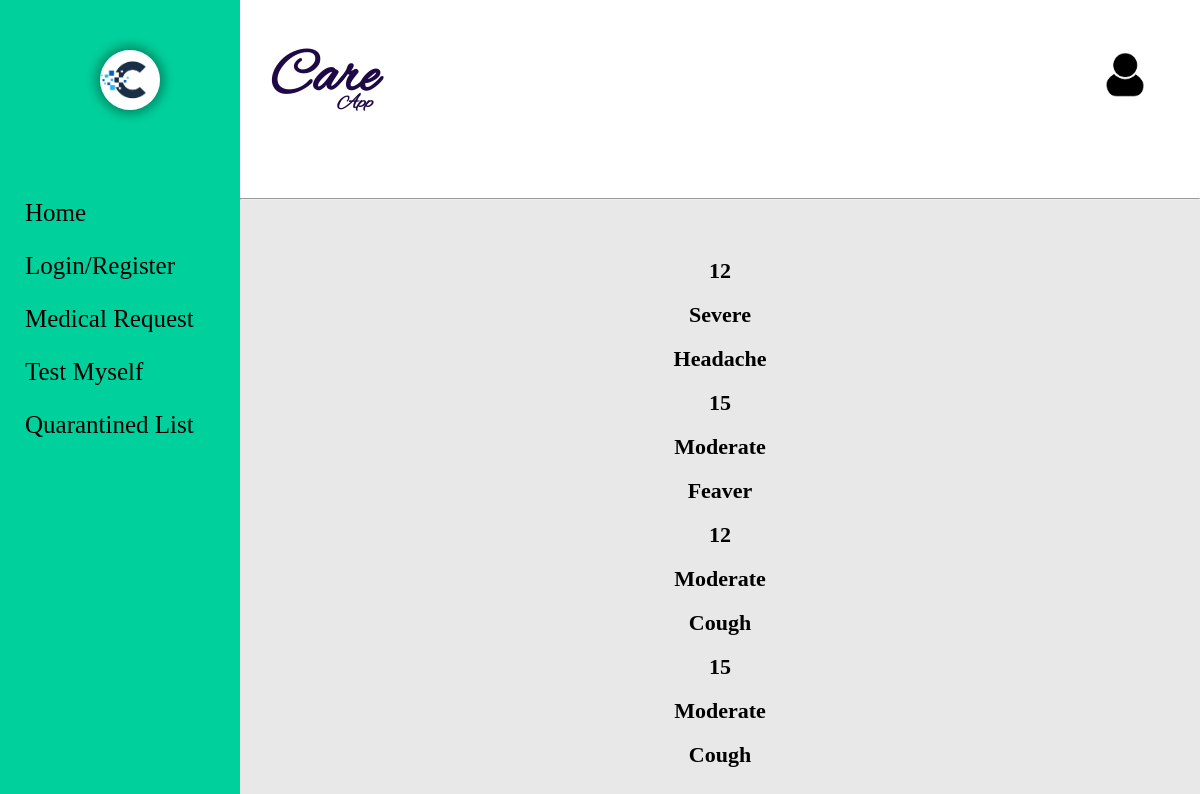
Page /ViewRequest.php on the committed database.
### tables this page shows
CREATE TABLE `mrequest` (
  `MR_id` int(5) NOT NULL,
  `L_id` int(5) NOT NULL,
  `Reason` varchar(20) NOT NULL,
  `Urgency` varchar(10) NOT NULL,
  `Date` varchar(12) NOT NULL,
  `status` tinyint(1) NOT NULL DEFAULT 1
);

### ViewRequest.php (the view, shortened to what this page needs)
<!DOCTYPE html>
<html lang="en">
<head>
	<link rel="stylesheet" type="text/css" href="css\registration.css" />
</head>
<body>
<?php require("Leftbar.php"); ?>
<div class="right_cont" style="{background-color: rgb(232, 232, 232);}">
	<?php require("Topbar.php"); ?>
	<center>
    <form >
	<?php
					$con=mysqli_connect("localhost","root","","care_app")or die("couldn't connect");
					$query="select * from mrequest";
					$result =mysqli_query($con,$query);
					while($row=mysqli_fetch_array($result))
					{?>
						<h2><?php echo $row['L_id'] ?></h2><br>
						<h2><?php echo $row['Urgency'] ?></h2><br>
						<h2><?php echo $row['Reason'] ?></h2><br>
					<?php
					}
				?>
        <br>
	</form>
</center>
	</div>
</body>
</html>

### css/registration.css (style rules this page uses)
body { background-color:whitesmoke; background-attachment:fixed; margin: 0px; }

### css/home.css (style rules this page uses)
* { margin:0; padding:0; transition: .5s ease-out; }
h2 { font-size: 22px; }
.right_cont { width:80%; height:100vh; float:left; background-color: white; }

### ViewRequest.php (style rules this page uses)
div.right_cont { background-color: rgb(232, 232, 232);; }
form { margin:6%; }

### rows in the picture
mrequest: L "12", Urgency "Severe", Reason "Headache"
mrequest: L "15", Urgency "Moderate", Reason "Feaver"
mrequest: L "12", Urgency "Moderate", Reason "Cough"
mrequest: L "15", Urgency "Moderate", Reason "Cough"
